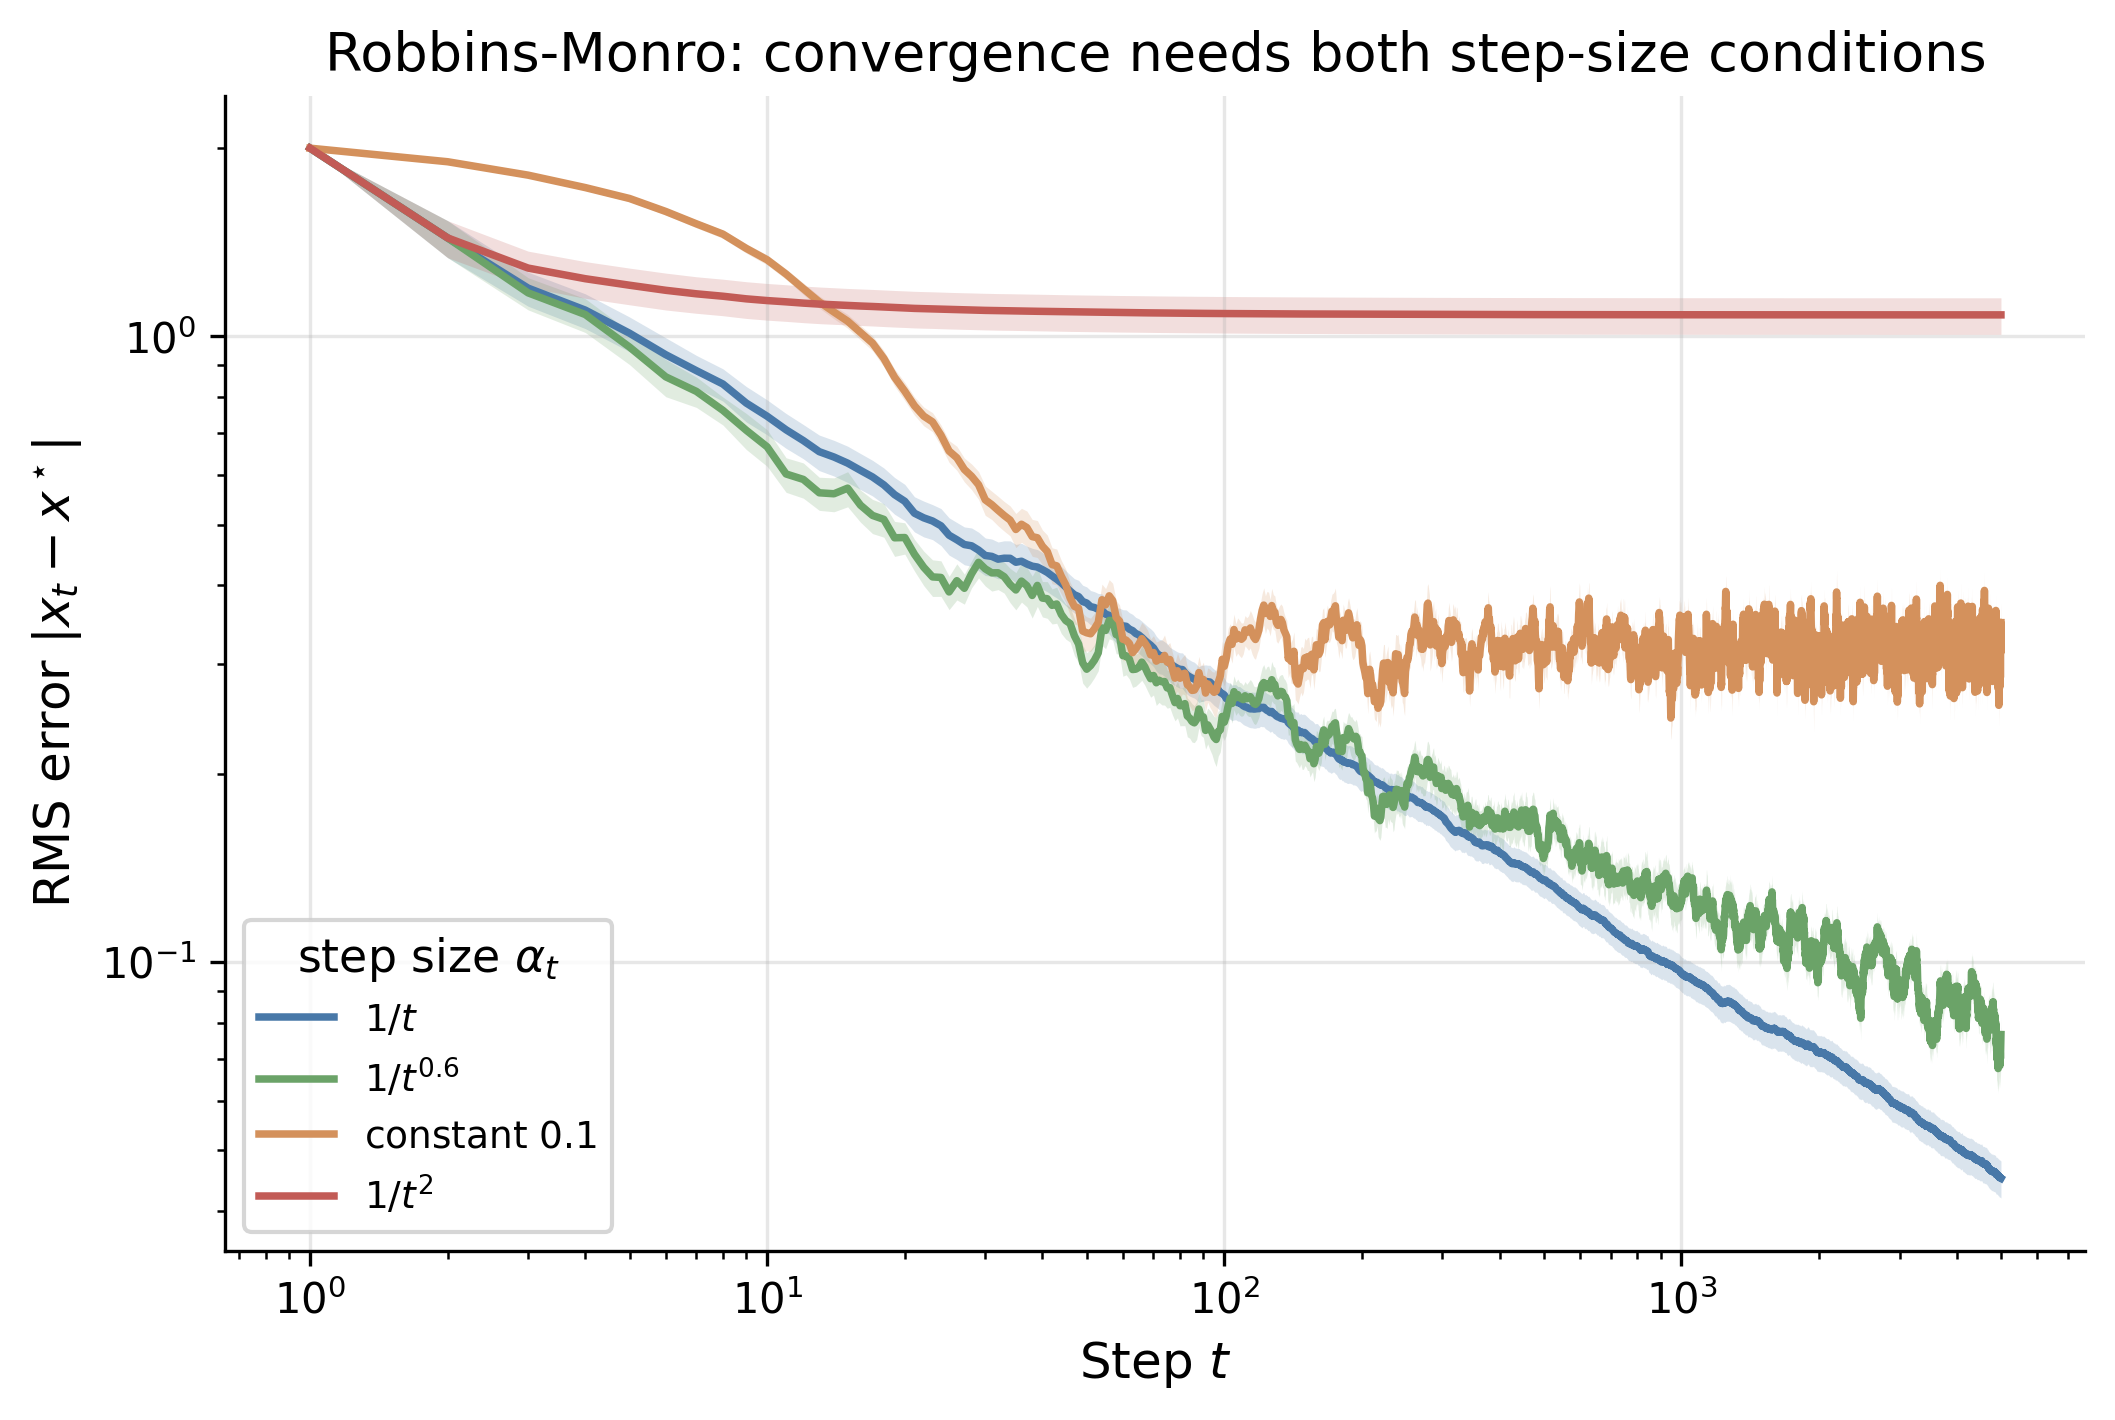

Here is the Python script that generated this plot:
# Robbins-Monro Stochastic Approximation: role of the two step-size conditions
# Appendix A - Mathematical Preliminaries
# A noisy fixed-point iteration x_{t+1} = x_t + alpha_t((gamma-1)x_t + b + noise) is run
# under four step-size schedules. It converges to the root x* = b/(1-gamma) only when the
# schedule satisfies BOTH Robbins-Monro conditions: sum alpha = inf and sum alpha^2 < inf.

import argparse
import os
import sys

sys.path.insert(0, os.path.join(os.path.dirname(__file__), "..", ".."))
from sims.sim_cache import compute_or_load, add_component_args, parse_force_set
from sims.plot_style import apply_style, COLORS, FIG_SINGLE

import numpy as np
import matplotlib

matplotlib.use("Agg")
import matplotlib.pyplot as plt

apply_style()

# ---------------------------------------------------------------------------
# Configuration
# ---------------------------------------------------------------------------

CACHE_DIR = os.path.join(os.path.dirname(__file__), "cache")
SCRIPT_NAME = "robbins_monro"
CONFIG = {
    "gamma": 0.5,  # mean-field contraction toward x* = b/(1-gamma)
    "b": 1.0,  # so x* = 2.0
    "sigma": 1.0,  # observation noise std
    "x0": 0.0,
    "n_steps": 5000,
    "n_seeds": 100,
    # (label, exponent p for alpha_t = 1/(t+1)^p, or constant if p is None)
    "schedules": [
        ("$1/t$", 1.0, None),
        ("$1/t^{0.6}$", 0.6, None),
        ("constant $0.1$", None, 0.1),
        ("$1/t^{2}$", 2.0, None),
    ],
    "version": 1,
}

OUTPUT_DIR = os.path.dirname(__file__)

SCHED_COLORS = {
    "$1/t$": COLORS["blue"],
    "$1/t^{0.6}$": COLORS["green"],
    "constant $0.1$": COLORS["orange"],
    "$1/t^{2}$": COLORS["red"],
}


def step_sizes(p, const, n_steps):
    t = np.arange(n_steps)
    if const is not None:
        return np.full(n_steps, const)
    return 1.0 / (t + 1.0) ** p


def run_sa(gamma, b, sigma, x0, alphas, seed):
    """Return |x_t - x*| for the noisy fixed-point recursion."""
    rng = np.random.RandomState(seed)
    x_star = b / (1.0 - gamma)
    x = x0
    err = np.zeros(len(alphas))
    for t, a in enumerate(alphas):
        err[t] = abs(x - x_star)
        noise = rng.normal(0.0, sigma)
        # x_{t+1} = x_t + a * ( (gamma-1) x_t + b + noise ); mean field contracts to x*
        x = x + a * ((gamma - 1.0) * x + b + noise)
    return err


# ---------------------------------------------------------------------------
# Computation
# ---------------------------------------------------------------------------


def _run_experiment():
    gamma = CONFIG["gamma"]
    b = CONFIG["b"]
    sigma = CONFIG["sigma"]
    x0 = CONFIG["x0"]
    n_steps = CONFIG["n_steps"]
    n_seeds = CONFIG["n_seeds"]
    schedules = CONFIG["schedules"]
    x_star = b / (1.0 - gamma)

    print(f"Robbins-Monro SA: noisy fixed point of x = gamma x + b, x* = {x_star}")
    print(f"  gamma={gamma}, b={b}, sigma={sigma}, steps={n_steps}, seeds={n_seeds}")
    print()

    results = {}
    for label, p, const in schedules:
        alphas = step_sizes(p, const, n_steps)
        errs = np.zeros((n_seeds, n_steps))
        for si in range(n_seeds):
            errs[si] = run_sa(gamma, b, sigma, x0, alphas, seed=7 + si)
        rmse = np.sqrt(np.mean(errs**2, axis=0))  # RMS error across seeds
        # the two Robbins-Monro conditions for this schedule
        sum_a = np.sum(alphas)
        sum_a2 = np.sum(alphas**2)
        # a schedule with p <= 1 has sum alpha -> inf; p > 0.5 has sum alpha^2 < inf
        if const is not None:
            cond1 = True  # constant: sum alpha = inf
            cond2 = False  # sum alpha^2 = inf
        else:
            cond1 = p <= 1.0  # sum 1/t^p diverges iff p <= 1
            cond2 = p > 0.5  # sum 1/t^{2p} converges iff 2p > 1
        results[label] = {
            "rmse": rmse,
            "final_rmse": float(rmse[-1]),
            "sum_alpha_diverges": bool(cond1),
            "sum_alpha2_converges": bool(cond2),
            "converges": bool(cond1 and cond2),
        }
        print(
            f"  {label:18s}: final RMS error = {rmse[-1]:.4f}  "
            f"[sum a = inf: {cond1}, sum a^2 < inf: {cond2}]"
        )

    return {"results": results, "config": CONFIG, "x_star": x_star}


def compute_data(force=None):
    force = force or set()
    return compute_or_load(
        CACHE_DIR, SCRIPT_NAME, "rm", CONFIG, _run_experiment, force=("rm" in force)
    )


# ---------------------------------------------------------------------------
# Output generation
# ---------------------------------------------------------------------------


def generate_outputs(data):
    results = data["results"]
    config = data["config"]
    schedules = config["schedules"]

    # --- Figure: RMS error vs step, log-log ---
    fig, ax = plt.subplots(figsize=FIG_SINGLE)
    for label, _p, _c in schedules:
        rmse = results[label]["rmse"]
        t = np.arange(1, len(rmse) + 1)
        ax.loglog(t, rmse, color=SCHED_COLORS[label], linewidth=1.8, label=label)

    ax.set_xlabel("Step $t$")
    ax.set_ylabel(r"RMS error $\|x_t - x^\star\|$")
    ax.set_title("Robbins-Monro: convergence needs both step-size conditions")
    ax.legend(loc="lower left", title="step size $\\alpha_t$")

    fig_path = os.path.join(OUTPUT_DIR, "robbins_monro.png")
    fig.savefig(fig_path, dpi=300, bbox_inches="tight")
    plt.close(fig)
    print(f"  Figure saved: {fig_path}")

    # --- LaTeX table ---
    tex_path = os.path.join(OUTPUT_DIR, "robbins_monro.tex")
    with open(tex_path, "w") as f:
        f.write("\\begin{table}[h]\n\\centering\n")
        f.write(
            "\\caption{Robbins-Monro stochastic approximation for the root of "
            "$x = \\gamma x + b$ ($x^\\star = " + f"{data['x_star']:.0f}" + "$) with "
            "i.i.d. observation noise. A schedule converges to $x^\\star$ only when "
            "$\\sum_t \\alpha_t = \\infty$ and $\\sum_t \\alpha_t^2 < \\infty$ both hold. "
            "Final RMS error over "
            + str(config["n_seeds"])
            + " seeds after "
            + str(config["n_steps"])
            + " steps.}\n"
        )
        f.write("\\label{tab:prelim_robbins_monro}\n")
        f.write("\\begin{tabular}{lccc}\n\\hline\n")
        f.write(
            "$\\alpha_t$ & $\\sum \\alpha_t = \\infty$ & $\\sum \\alpha_t^2 < \\infty$ "
            "& Final RMS error \\\\\n"
        )
        f.write("\\hline\n")
        for label, _p, _c in schedules:
            r = results[label]
            c1 = "yes" if r["sum_alpha_diverges"] else "no"
            c2 = "yes" if r["sum_alpha2_converges"] else "no"
            f.write(f"{label} & {c1} & {c2} & {r['final_rmse']:.4f} \\\\\n")
        f.write("\\hline\n\\end{tabular}\n\\end{table}\n")
    print(f"  Table saved: {tex_path}")


# ---------------------------------------------------------------------------
# Main
# ---------------------------------------------------------------------------


def main():
    parser = argparse.ArgumentParser(
        description="Robbins-Monro stochastic approximation"
    )
    add_component_args(parser)
    args = parser.parse_args()
    force = parse_force_set(args)

    print("=" * 70)
    print("ROBBINS-MONRO STOCHASTIC APPROXIMATION")
    print("=" * 70)
    print()
    print("Recursion: x_{t+1} = x_t + alpha_t ((gamma-1) x_t + b + noise)")
    print("  Root x* = b/(1-gamma). Mean field contracts to x*.")
    print("  Converges to x* iff sum alpha_t = inf and sum alpha_t^2 < inf.")
    print()

    if force:
        print(f"Force recompute: {sorted(force)}")

    if args.plots_only:
        data = compute_data()
        generate_outputs(data)
    elif args.data_only:
        compute_data(force=force)
    else:
        data = compute_data(force=force)
        generate_outputs(data)

    print("\nDone.")


if __name__ == "__main__":
    main()
